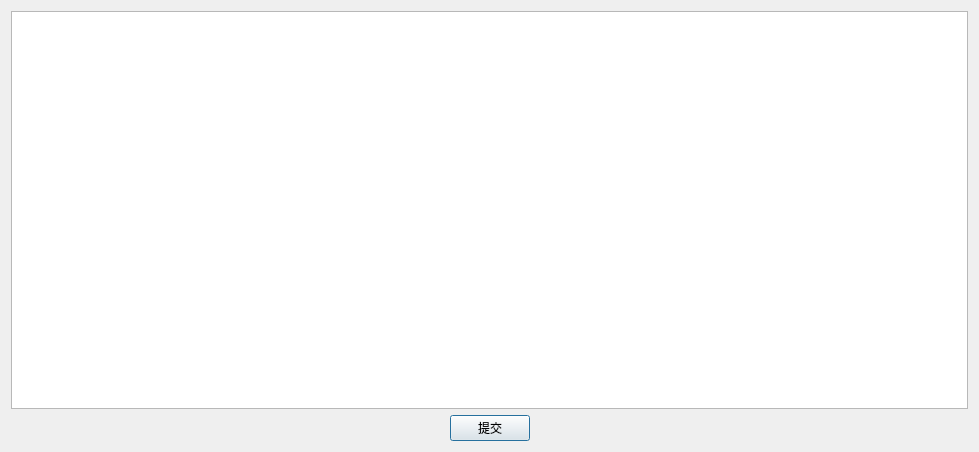
<?xml version="1.0" encoding="UTF-8"?>
<ui version="4.0">
 <class>LeaveAskControl</class>
 <widget class="QDialog" name="LeaveAskControl">
  <property name="geometry">
   <rect>
    <x>0</x>
    <y>0</y>
    <width>979</width>
    <height>452</height>
   </rect>
  </property>
  <property name="windowTitle">
   <string>Dialog</string>
  </property>
  <property name="modal">
   <bool>true</bool>
  </property>
  <layout class="QGridLayout" name="gridLayout">
   <item row="1" column="0">
    <spacer name="horizontalSpacer">
     <property name="orientation">
      <enum>Qt::Horizontal</enum>
     </property>
     <property name="sizeHint" stdset="0">
      <size>
       <width>433</width>
       <height>20</height>
      </size>
     </property>
    </spacer>
   </item>
   <item row="1" column="1">
    <widget class="QPushButton" name="pushButtonLeaveAskSubmit">
     <property name="text">
      <string>提交</string>
     </property>
    </widget>
   </item>
   <item row="1" column="2">
    <spacer name="horizontalSpacer_2">
     <property name="orientation">
      <enum>Qt::Horizontal</enum>
     </property>
     <property name="sizeHint" stdset="0">
      <size>
       <width>432</width>
       <height>20</height>
      </size>
     </property>
    </spacer>
   </item>
   <item row="0" column="0" colspan="3">
    <widget class="QTableWidget" name="tableWidgetLeaveAskControl">
     <attribute name="horizontalHeaderStretchLastSection">
      <bool>true</bool>
     </attribute>
    </widget>
   </item>
  </layout>
 </widget>
 <resources/>
 <connections/>
</ui>
